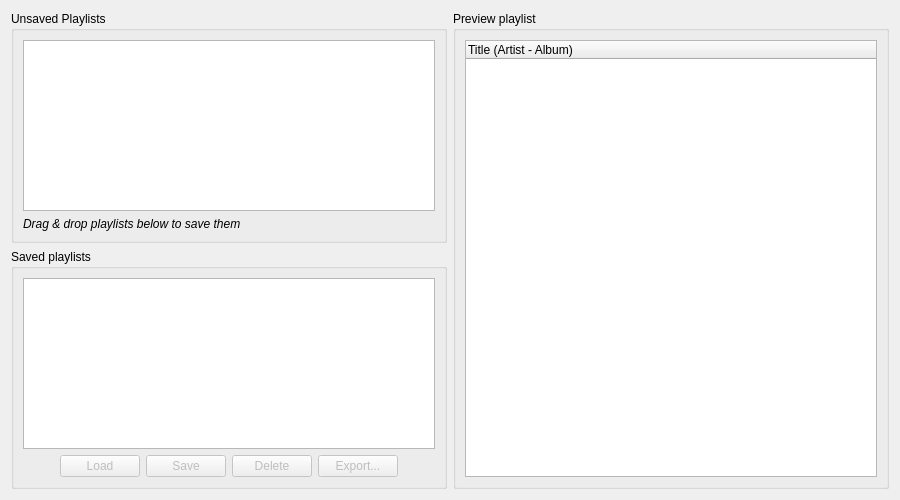
<?xml version="1.0" encoding="UTF-8"?>
<ui version="4.0">
 <class>PlaylistDialog</class>
 <widget class="QDialog" name="PlaylistDialog">
  <property name="geometry">
   <rect>
    <x>0</x>
    <y>0</y>
    <width>900</width>
    <height>500</height>
   </rect>
  </property>
  <property name="windowTitle">
   <string>Playlist Manager</string>
  </property>
  <property name="windowIcon">
   <iconset resource="mp.qrc">
    <normaloff>:/icons/mp_win32</normaloff>:/icons/mp_win32</iconset>
  </property>
  <layout class="QHBoxLayout" name="horizontalLayout">
   <item>
    <layout class="QVBoxLayout" name="verticalLayout">
     <item>
      <widget class="QGroupBox" name="groupBoxUnsaved">
       <property name="title">
        <string>Unsaved Playlists</string>
       </property>
       <layout class="QVBoxLayout" name="verticalLayout_2">
        <item>
         <widget class="QListView" name="unsavedPlaylists">
          <property name="dragEnabled">
           <bool>true</bool>
          </property>
          <property name="dragDropMode">
           <enum>QAbstractItemView::DragOnly</enum>
          </property>
          <property name="defaultDropAction">
           <enum>Qt::MoveAction</enum>
          </property>
          <property name="alternatingRowColors">
           <bool>true</bool>
          </property>
          <property name="selectionMode">
           <enum>QAbstractItemView::ExtendedSelection</enum>
          </property>
         </widget>
        </item>
        <item>
         <widget class="QLabel" name="labelDragDropPlaylists">
          <property name="font">
           <font>
            <italic>true</italic>
           </font>
          </property>
          <property name="text">
           <string>Drag &amp; drop playlists below to save them</string>
          </property>
         </widget>
        </item>
       </layout>
      </widget>
     </item>
     <item>
      <widget class="QGroupBox" name="groupBoxSaved">
       <property name="title">
        <string>Saved playlists</string>
       </property>
       <layout class="QVBoxLayout" name="verticalLayout_3">
        <item>
         <widget class="QListView" name="savedPlaylists">
          <property name="dragDropMode">
           <enum>QAbstractItemView::NoDragDrop</enum>
          </property>
          <property name="defaultDropAction">
           <enum>Qt::MoveAction</enum>
          </property>
          <property name="selectionMode">
           <enum>QAbstractItemView::ExtendedSelection</enum>
          </property>
          <property name="iconSize">
           <size>
            <width>32</width>
            <height>32</height>
           </size>
          </property>
          <property name="movement">
           <enum>QListView::Static</enum>
          </property>
          <property name="resizeMode">
           <enum>QListView::Adjust</enum>
          </property>
          <property name="gridSize">
           <size>
            <width>200</width>
            <height>96</height>
           </size>
          </property>
          <property name="viewMode">
           <enum>QListView::IconMode</enum>
          </property>
          <property name="wordWrap">
           <bool>true</bool>
          </property>
          <property name="selectionRectVisible">
           <bool>true</bool>
          </property>
         </widget>
        </item>
        <item>
         <layout class="QHBoxLayout" name="horizontalLayout_2">
          <item>
           <spacer name="horizontalSpacer">
            <property name="orientation">
             <enum>Qt::Horizontal</enum>
            </property>
            <property name="sizeHint" stdset="0">
             <size>
              <width>0</width>
              <height>20</height>
             </size>
            </property>
           </spacer>
          </item>
          <item>
           <widget class="QPushButton" name="loadPlaylists">
            <property name="enabled">
             <bool>false</bool>
            </property>
            <property name="text">
             <string>Load</string>
            </property>
           </widget>
          </item>
          <item>
           <widget class="QPushButton" name="savePlaylists">
            <property name="enabled">
             <bool>false</bool>
            </property>
            <property name="text">
             <string>Save</string>
            </property>
           </widget>
          </item>
          <item>
           <widget class="QPushButton" name="deletePlaylists">
            <property name="enabled">
             <bool>false</bool>
            </property>
            <property name="text">
             <string>Delete</string>
            </property>
           </widget>
          </item>
          <item>
           <widget class="QPushButton" name="exportPlaylists">
            <property name="enabled">
             <bool>false</bool>
            </property>
            <property name="text">
             <string>Export...</string>
            </property>
           </widget>
          </item>
          <item>
           <spacer name="horizontalSpacer_2">
            <property name="orientation">
             <enum>Qt::Horizontal</enum>
            </property>
            <property name="sizeHint" stdset="0">
             <size>
              <width>0</width>
              <height>20</height>
             </size>
            </property>
           </spacer>
          </item>
         </layout>
        </item>
       </layout>
      </widget>
     </item>
    </layout>
   </item>
   <item>
    <widget class="QGroupBox" name="groupBoxPreview">
     <property name="title">
      <string>Preview playlist</string>
     </property>
     <layout class="QHBoxLayout" name="horizontalLayout_5">
      <item>
       <widget class="QTreeWidget" name="previewPlaylist">
        <property name="indentation">
         <number>0</number>
        </property>
        <column>
         <property name="text">
          <string>Title (Artist - Album)</string>
         </property>
        </column>
       </widget>
      </item>
     </layout>
    </widget>
   </item>
  </layout>
 </widget>
 <resources>
  <include location="mp.qrc"/>
 </resources>
 <connections/>
</ui>
